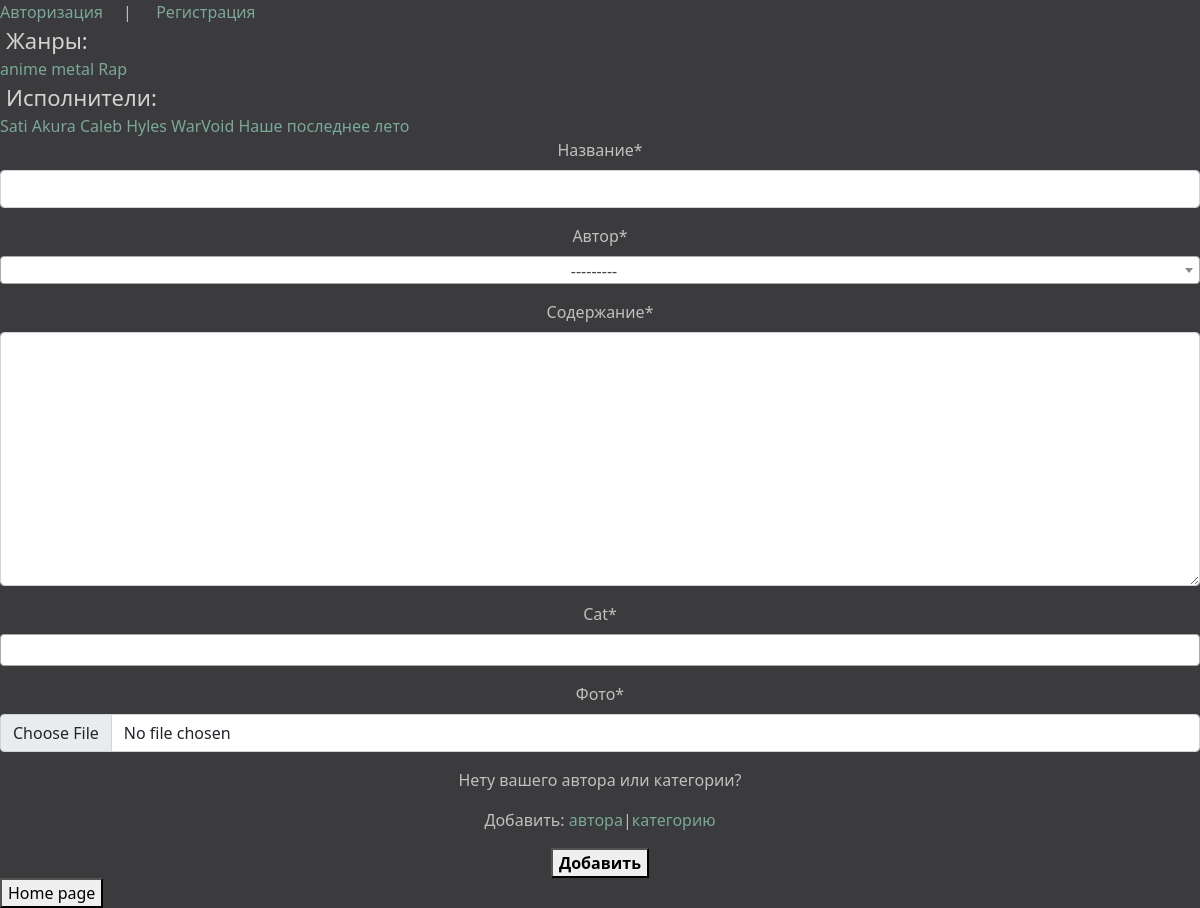
Screenshot of /forms/ with the database file from the repository.
### funfacts/models.py (models this page shows, shortened)
class Category(models.Model):
	name = models.CharField(max_length = 255, db_index = True)
	slug = models.SlugField(max_length=255, db_index = True, null = True)
	def __str__(self):
		return self.name
	def get_absolute_url(self):
		return reverse('category', kwargs={'cat_slug': self.slug})

class Author(models.Model):
	name = models.CharField(max_length = 255)
	slug= models.SlugField(max_length=255,db_index = True, unique = True)
	def __str__(self):
		return self.name
	def get_absolute_url(self):
		return reverse('author', kwargs={'author_slug': self.slug})

### funfacts/views.py (the view)
# urls.py: path('forms/', views.addSong.as_view(), name = "addSong"),
class addSong(DataMixin, CreateView):
	form_class = AddSongForm
	template_name = 'funfacts/addSong.html'
	success_url = reverse_lazy('home')
	login_url = reverse_lazy('login')
	def get_context_data(self, *,object_list=None, **kwargs):
		context = super().get_context_data(**kwargs)
		c_def = self.get_user_context(title = 'AddPage')
		return dict(list(context.items())+list(c_def.items()))

### funfacts/forms.py
class AddSongForm(forms.ModelForm):
	title = forms.CharField(label = 'Название', widget = forms.TextInput(attrs={'class': 'form-input'}))
	content = forms.CharField(label = 'Содержание', widget = forms.Textarea(attrs={'class': 'form-input'}))
	def __init__(self,*args,**kwargs):
		super().__init__(*args, **kwargs)
		self.fields['cat'].empty_label= "Category has not been choosen"
	class Meta:
		model = Song
		fields =['title', 'author', 'content', 'cat', 'Image']

### funfacts/templatetags/funfacts_tags.py (called while the page is built)
@register.inclusion_tag('funfacts/list_authors.html')
def show_authors(sort=None, author_selected=0, category_selected=0):
	if not sort:
		authors = Author.objects.all()
		category = Category.objects.all()
	else:
		authors = Author.objects.order_by(sort)
		category = Category.objects.order_by(sort)
	return {"authors":authors, "author_selected":author_selected, "cats":category, "category_selected":category_selected}

### funfacts/utils.py (called while the page is built)
	def get_user_context(self, **kwargs):
		context = kwargs
		author = Author.objects.all()
		cats = Category.objects.all()
		context['author']=author
		context['cats'] = cats
		if 'author_selected' not in context:
			context['author_selected']=0
		elif 'category_selected' not in context:
			context['category_selected'] = 0
		return context

### funfacts/templates/funfacts/addSong.html (shortened to what this page needs)
{% extends 'funfacts/base.html'%}
{% load crispy_forms_tags %}
{% block content %}
<form action="{%url 'addSong'%}" method="post" enctype="multipart/form-data">
	<div class="registration" align="center">
	{{form|crispy}}
	<p>Нету вашего автора или категории?</p>
	<p>Добавить:<a href="{% url 'addAuthor'%}"> автора</a>|<a href="{% url 'addCategory'%}">категорию</a></p>
	<button type="submit" class="user"> <b>Добавить</b></button>
</form></div>
{%endblock%}

### funfacts/templates/funfacts/list_authors.html
<nav class="side_text">Жанры:</nav>
{%for cat in cats%}
{%if cat.pk == category_selected%}
<a  id = 'aub' href="{{cat.get_absolute_url}}">{{cat.name}} g</a>
{%elif cat.pk <= category_selected|add:2 and cat.pk >= category_selected|add:-2 %}
<a href="{{cat.get_absolute_url}}" class="authors">{{cat.name}}</a>
{%elif category_selected == 0 and cat.pk <= 4 %}
<a href="{{cat.get_absolute_url}}" class="authors">{{cat.name}}</a>
	{%endif%}
{%endfor%}
<nav class="side_text">Исполнители: </nav>
{%for author in authors%}
{%if author.pk == author_selected%}
<a  id = 'aub' href="{{author.get_absolute_url}}">{{author.name}}</a>
{%elif author.pk <= author_selected|add:2 and author.pk >= author_selected|add:-2 %}
<a href="{{author.get_absolute_url}}" class="authors">{{author.name}}</a>
{%elif author_selected == 0 and author.pk <= 4 %}
<a href="{{author.get_absolute_url}}" class="authors">{{author.name}}</a>
	{%endif%}
{%endfor%}

### funfacts/static/funfacts/css/styles.css (style rules this page uses)
body { background: #3B3A3D; color: #C0C0C0; }
a { transition: all 1s; text-decoration: none; color: #7AA899; }
.side_text { font-size: 22px; padding-left: 6px; color: lightgray; }

### rows the page displays
Category: name "anime"
Category: name "metal"
Category: name "Rap"
Author: name "Sati Akura"
Author: name "Caleb Hyles"
Author: name "WarVoid"
Author: name "Наше последнее лето"
